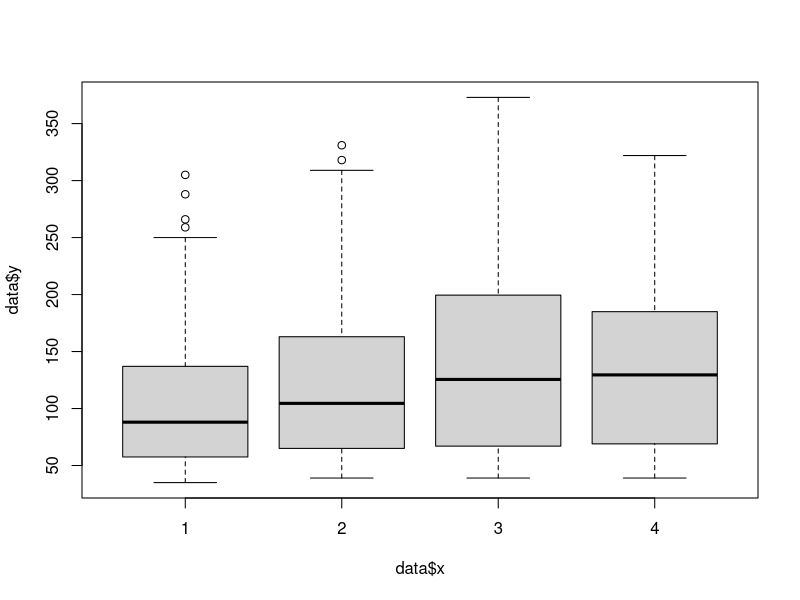
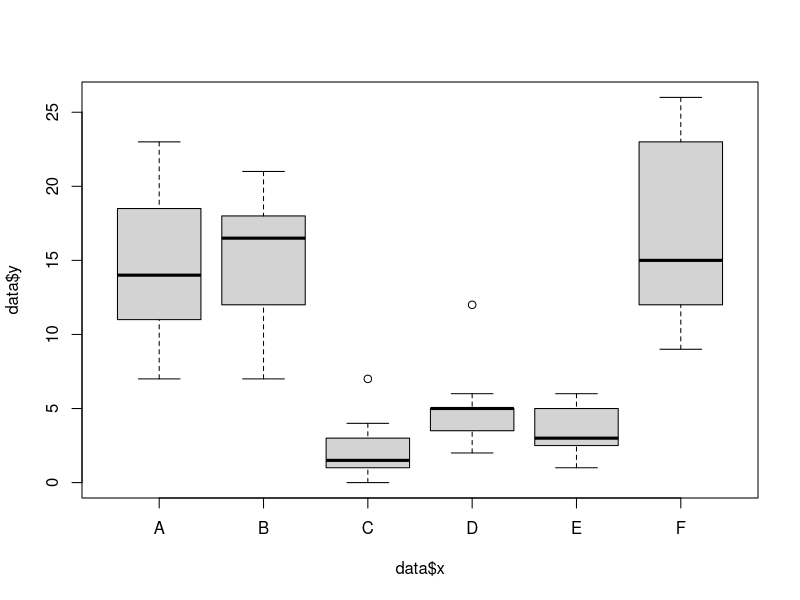
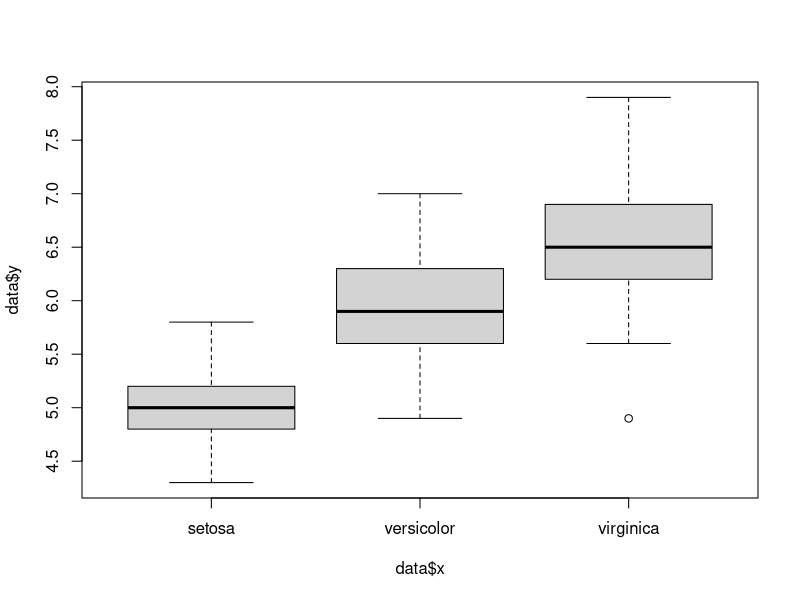
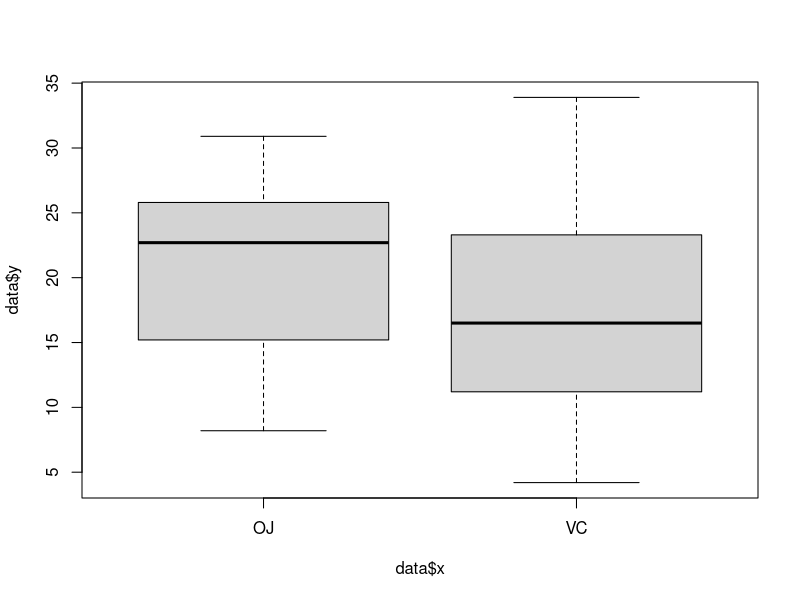
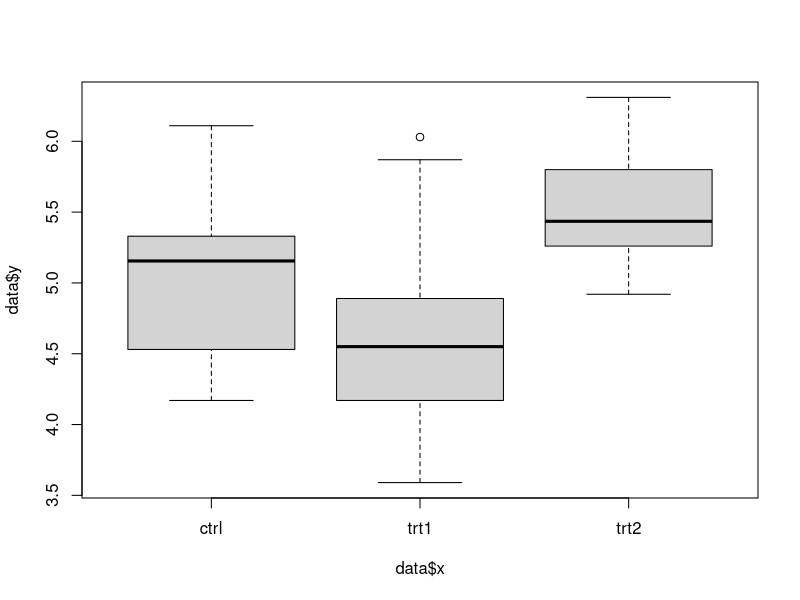
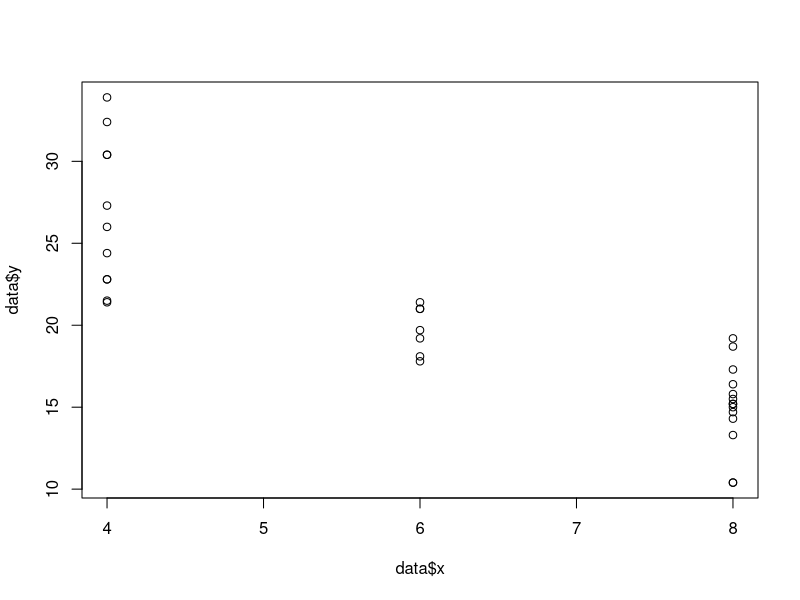
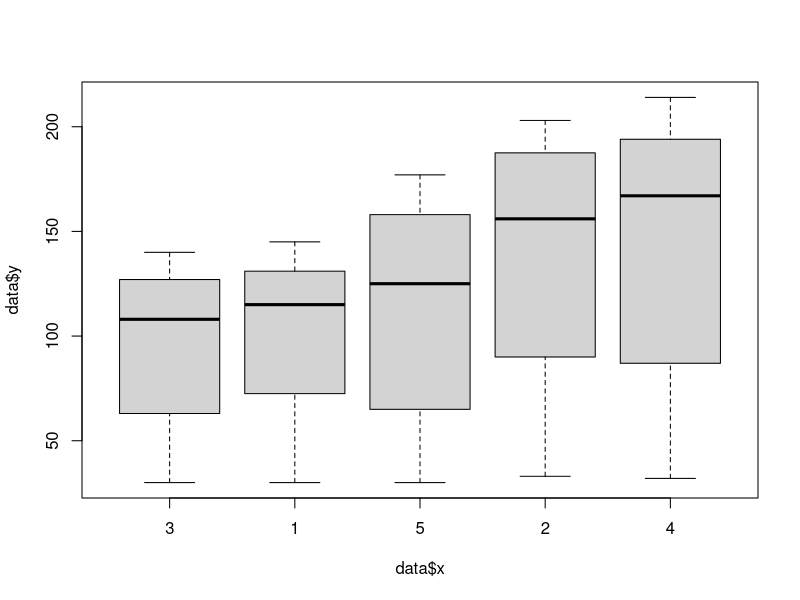
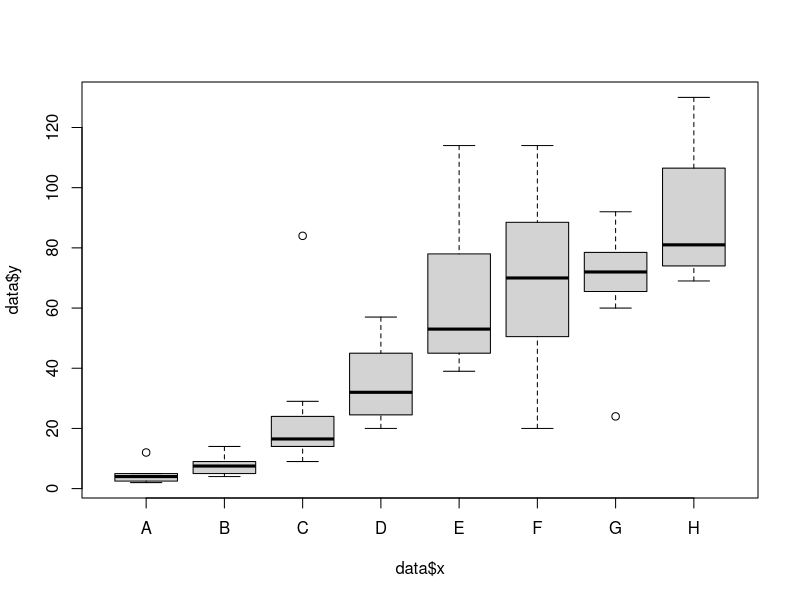

Write R code to recreate these figures, in order.
## ---- chunk 1
knitr::opts_chunk$set(echo = TRUE, eval=FALSE)
## ---- chunk 2
htmltools::img(src = "C:/Users/huawei/OneDrive/Documenti/GitHub/CorsoRmarkdown/man/arca_logo.svg", 
               style = 'position:absolute; top:0; right:0; padding:40px; width:10%')
## ---- chunk 3
# assegnare il dataset all'oggetto data
data = ChickWeight
# rinominare la variabaile dipendente in y
data$y = ChickWeight$weight
# rinominare la variabile indipedente in x
data$x = ChickWeight$Diet
# maggiori dettagli sulla x
table(data$x)

# grafico 
plot(data$y ~ data$x)

# regressione
m = lm(y ~ x, data = data)
# summary del modello
summary(m)
## ---- chunk 4
# assegnare il dataset all'oggetto data
data = InsectSprays
# rinominare la variabaile dipendente in y
data$y = InsectSprays$count
# rinominare la variabile indipedente in x
data$x = InsectSprays$spray
# maggiori dettagli sulla x
table(data$x)

# grafico 
plot(data$y ~ data$x)

# regressione
m = lm(y ~ x, data = data)
# summary del modello
summary(m)
## ---- chunk 5
# assegnare il dataset all'oggetto data
data = iris
# rinominare la variabaile dipendente in y
data$y = iris$Sepal.Length
# rinominare la variabile indipedente in x
data$x = iris$Species
# maggiori dettagli sulla x
table(data$x)

# grafico 
plot(data$y ~ data$x)

# regressione
m = lm(y ~ x, data = data)
# summary del modello
summary(m)
## ---- chunk 6
# assegnare il dataset all'oggetto data
data = ToothGrowth
# rinominare la variabaile dipendente in y
data$y = ToothGrowth$len
# rinominare la variabile indipedente in x
data$x = ToothGrowth$supp
# maggiori dettagli sulla x
table(data$x)

# grafico 
plot(data$y ~ data$x)

# regressione
m = lm(y ~ x, data = data)
# summary del modello
summary(m)
## ---- chunk 7
# assegnare il dataset all'oggetto data
data = PlantGrowth
# rinominare la variabaile dipendente in y
data$y = PlantGrowth$weight
# rinominare la variabile indipedente in x
data$x = PlantGrowth$group
# maggiori dettagli sulla x
table(data$x)

# grafico 
plot(data$y ~ data$x)

# regressione
m = lm(y ~ x, data = data)
# summary del modello
summary(m)
## ---- chunk 8
# assegnare il dataset all'oggetto data
data = mtcars
# rinominare la variabaile dipendente in y
data$y = mtcars$mpg
# rinominare la variabile indipedente in x
data$x = mtcars$cyl
# maggiori dettagli sulla x
table(data$x)

# grafico 
plot(data$y ~ data$x)

# regressione
m = lm(y ~ x, data = data)
# summary del modello
summary(m)
## ---- chunk 9
# assegnare il dataset all'oggetto data
data = Orange
# rinominare la variabaile dipendente in y
data$y = Orange$circumference
# rinominare la variabile indipedente in x
data$x = Orange$Tree
# maggiori dettagli sulla x
table(data$x)

# grafico 
plot(data$y ~ data$x)

# regressione
m = lm(y ~ x, data = data)
# summary del modello
summary(m)
## ---- chunk 10
# assegnare il dataset all'oggetto data
data = OrchardSprays
# rinominare la variabaile dipendente in y
data$y = OrchardSprays$decrease
# rinominare la variabile indipedente in x
data$x = OrchardSprays$treatment
# maggiori dettagli sulla x
table(data$x)

# grafico 
plot(data$y ~ data$x)

# regressione
m = lm(y ~ x, data = data)
# summary del modello
summary(m)
## ---- chunk 11
# assegnare il dataset all'oggetto data
data = airquality
# rinominare la variabaile dipendente in y
data$y = airquality$Wind
# rinominare la variabile indipedente in x
data$x = as.factor(airquality$Month)
# maggiori dettagli sulla x
table(data$x)

# grafico 
plot(data$y ~ data$x)

# regressione
m = lm(y ~ x, data = data)
# summary del modello
summary(m)
## ---- chunk 12
# assegnare il dataset all'oggetto data
data = pressure
# rinominare la variabaile dipendente in y
data$y = pressure$temperature
# rinominare la variabile indipedente in x
data$x = pressure$pressure
# maggiori dettagli sulla x
summary(data$x)

# grafico 
plot(data$y ~ data$x)

# regressione
m = lm(y ~ x, data = data)
# summary del modello
summary(m)
## ---- chunk 13
# assegnare il dataset all'oggetto data
data = quakes
# rinominare la variabaile dipendente in y
data$y = quakes$mag
# rinominare la variabile indipedente in x
data$x = quakes$depth
# maggiori dettagli sulla x
summary(data$x)

# grafico 
plot(data$y ~ data$x)

# regressione
m = lm(y ~ x, data = data)
# summary del modello
summary(m)
## ---- chunk 14
# assegnare il dataset all'oggetto data
data = rock
# rinominare la variabaile dipendente in y
data$y = rock$perm
# rinominare la variabile indipedente in x
data$x = rock$area
# maggiori dettagli sulla x
summary(data$x)

# grafico 
plot(data$y ~ data$x)

# regressione
m = lm(y ~ x, data = data)
# summary del modello
summary(m)
